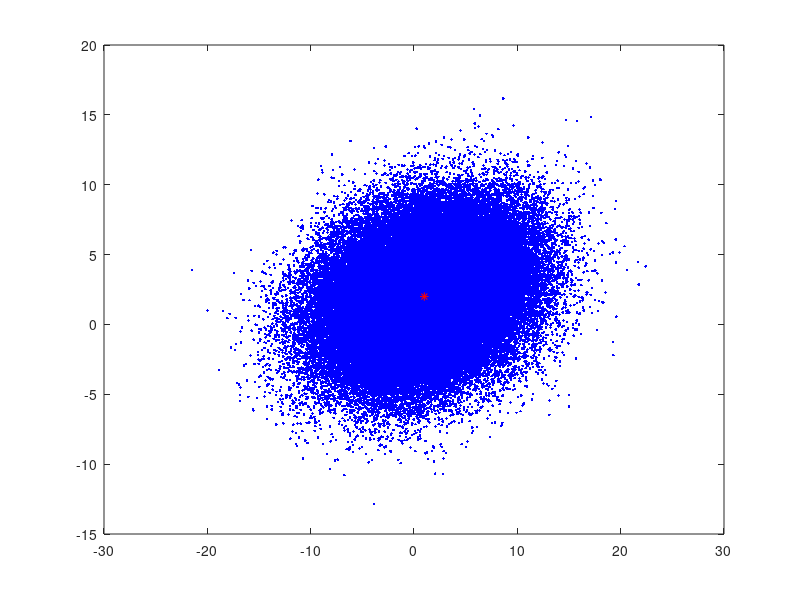

MATLAB code to generate this figure:
1;


n=100000;
x=randn(n,1)*5;
y=randn(n,1)*3;
alpha=15*pi/180;
xx=x*cos(alpha)-y*sin(alpha);yy=x*sin(alpha)+y*cos(alpha);
xxx=xx+1;yyy=yy+2;
plot(xxx,yyy,'b.',mean(xxx),mean(yyy),'r*')
Sx=[cov(x,x),cov(x,y);cov(x,y),cov(y,y)]
Sxx=[cov(xx,xx),cov(xx,yy);cov(xx,yy),cov(yy,yy)]
Sxxx=[cov(xxx,xxx),cov(xxx,yyy);cov(xxx,yyy),cov(yyy,yyy)]
[vx,lx]=eig(Sx);dlx=sqrt(diag(lx));
[vxx,lxx]=eig(Sxx);dlxx=sqrt(diag(lxx));
[vxxx,lxxx]=eig(Sxxx);dlxxx=sqrt(diag(lxxx));
[dlx';dlxx';dlxxx']
[det(Sx),det(Sxx),det(Sxxx)]
vx,vxx,vxxx